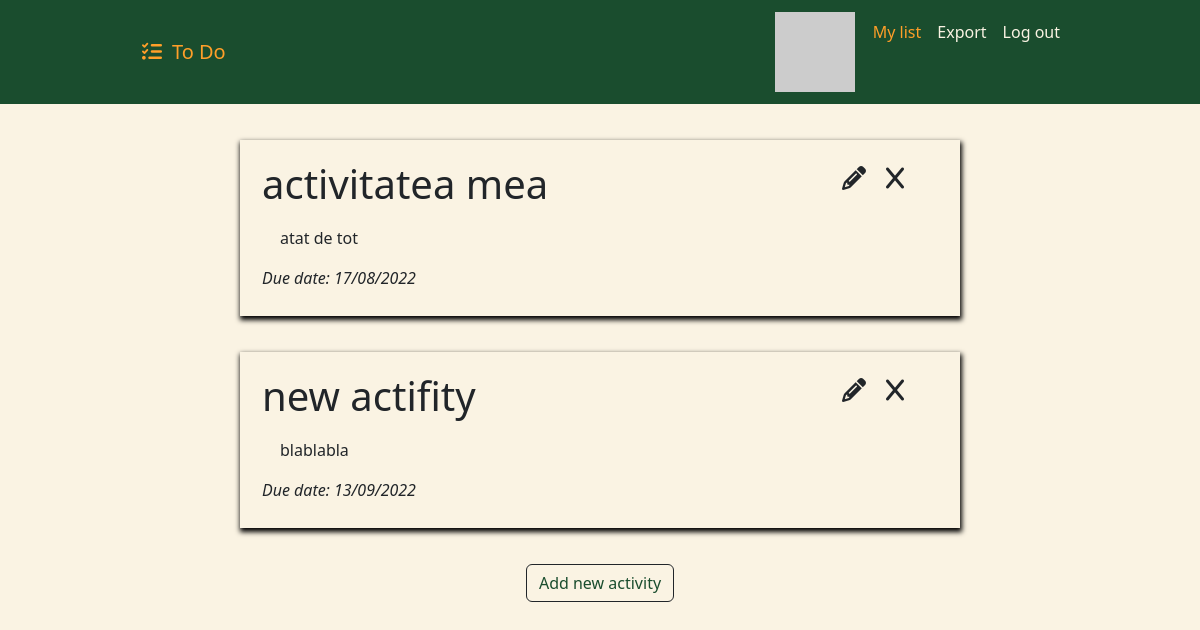
Page / (signed in) on the earlier database version.
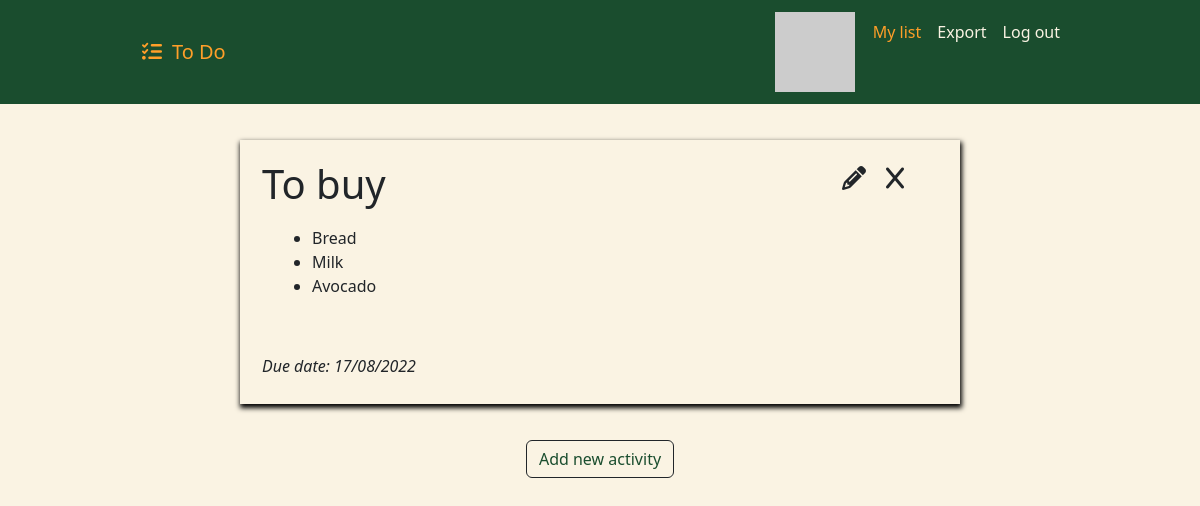
Same page on the later database version.
### app.py (models this page shows)
class ToDo(db.Model):
    __tablename__ = "todos"
    id = db.Column(db.Integer, primary_key=True)
    title = db.Column(db.String(30), unique=True, nullable=False)
    description = db.Column(db.String(100), nullable=False)
    due_date = db.Column(db.String(15), nullable=False)
    author_id = db.Column(db.Integer, db.ForeignKey("users.id"))
    author = relationship("User", back_populates="tasks")

### app.py (the view)
@app.route('/')
def index():
    try:
        all_tasks = ToDo.query.filter_by(author_id=current_user.id).all()
    except AttributeError:
        all_tasks = []
        return render_template("index.html", tasks=all_tasks)
    return render_template("index.html", tasks=all_tasks)

### app.py (called while the page is built)
@login_manager.user_loader
def load_user(user_id):
    return User.query.get(user_id)

### templates/index.html (shortened to what this page needs)
{% extends "base.html" %}
{% block home %}
active
{% endblock %}
{% block contents %}
    {% for task in tasks %}
        <div class="todo-item">
            <div class="container-fluid row">
                <h1 class="todo-title col-8"> {{ task.title }}</h1>
                <ul class="nav justify-content-end col-4">
                    <li class="nav-item edit-button">
                        <a href="{{ url_for('edit', task_id=task.id) }}"><i class="fa-solid fa-pencil"></i></a>
                    </li>
                    <li class="nav-item delete-button">
                        <a href="{{ url_for('delete', task_id=task.id) }}"><i class="fa-solid fa-x"></i></a>
                    </li>
                </ul>
                <div class="description-container">
                    {{ task.description | safe() }}
                </div>
                <p><em>Due date: {{ task.due_date }}</em></p>
            </div>
        </div>
    {% endfor %}
    {% if current_user.is_authenticated %}
    <div class="button-container">
        <a href="{{ url_for('add_activity') }}"><button class="btn btn-large btn-outline-dark"> Add new activity </button></a>
    </div>
    {% endif %}
{% endblock %}

### templates/base.html (shortened to what this page needs)
<!DOCTYPE html>
<html lang="en">
<head>
    <link href="https://cdn.jsdelivr.net/npm/bootstrap@5.2.0/dist/css/bootstrap.min.css" rel="stylesheet">
    <link rel="stylesheet" href="{{ url_for('static', filename='css/styles.css') }}">
</head>
<body>
    <div>
        <nav class="navbar navbar-expand-lg navbar-light">
            <div class="container-fluid">
                <a class="navbar-brand" href="{{ url_for('index') }}"><i class="fa-solid fa-list-check"></i>To Do</a>
                <div class="collapse navbar-collapse" id="navbarNav">
                    <ul class="navbar-nav ms-auto">
                        {% if not current_user.is_authenticated %}
                        <li class="nav-item">
                            <a class="nav-link {% block login %} {% endblock %}" href="{{ url_for('login') }}">Log in</a>
                        </li>
                        <li class="nav-item">
                            <a class="nav-link {% block register %} {% endblock %}" href="{{ url_for('register') }}">Register</a>
                        </li>
                        {% else %}
                        <li class="nav-item">
                            <img src="{{ current_user.email | gravatar }}" alt="">
                        </li>
                        <li class="nav-item">
                            <a class="nav-link {% block home %} {% endblock %}"  href="{{ url_for('index') }}">My list</a>
                        </li>
                        <li class="nav-item">
                            <a class="nav-link {% block export %} {% endblock %} " href="{{ url_for('download') }}">Export</a>
                        </li>
                        <li class="nav-item">
                            <a class="nav-link {% block logout %} {% endblock %} " href="{{ url_for('logout') }}">Log out</a>
                        </li>
                        {% endif %}
                    </ul>
                </div>
            </div>
        </nav>
    </div>
    <div class="main-container">
        {% block contents %}
        {% endblock %}
    </div>
</body>
</html>

### static/css/styles.css (style rules this page uses)
body { background-color: #FAF3E3; }
.todo-item { margin: 3% 20%; padding: 10px; background-color: #FAF3E3; box-shadow: 1px 3px 5px 1px #000000; }
h1 { padding: 10px; }
.navbar { background-color: #1A4D2E; padding: 1% 10%; }
.navbar-nav { text-align: center; }
.navbar-nav .nav-link.active { color: #FF9F29; }
.navbar-nav .nav-link { color: #FAF3E3; }
.navbar-brand { color: #FF9F29; }
.navbar-brand i { padding: 10px; }
.edit-button, .delete-button { padding: 10px; font-size: 1.5rem; transition: 0.5s; }
.todo-item a { all: unset; }
.button-container { text-align: center; padding-bottom: 3%; }
.btn-outline-dark { color: #1A4D2E; }
img { margin: 0 10px; }
.description-container { padding-left: 30px; }

Differences in the rows shown:
removed ToDo: title "new actifity", description "blablabla", due_date "13/09/2022"
changed ToDo: title "activitatea mea" → "To buy"; description "atat de tot" → "Bread Milk Avocado"
